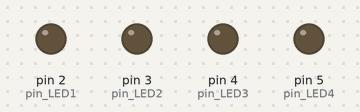
Bench run of a sketch on a simulated Arduino Uno, built with avr-gcc and run on an emulated ATmega328P. Parts: output pins drawn as LEDs (lit = HIGH).

Above: at 0.1 s.
At 4.1 s:
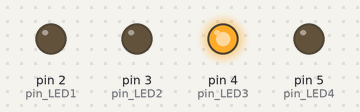
At 8.1 s:
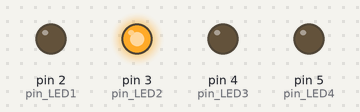
At 18.1 s:
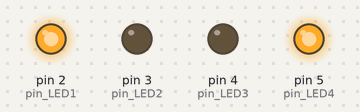
At 28.1 s:
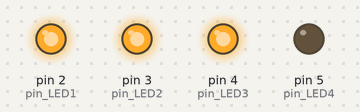
At 38.1 s:
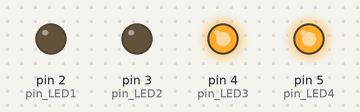
Timing chart, 0 to 39.6 s (numbered marks = the images above):
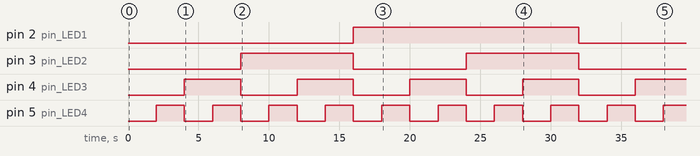

Measured:
- by itself, pin 2 (pin_LED1): LOW → HIGH at 16.0 s, → LOW 16.0 s later
- by itself, pin 3 (pin_LED2): alternates HIGH for 8.0 s and LOW for 8.0 s
- by itself, pin 4 (pin_LED3): alternates HIGH for 4.0 s and LOW for 4.0 s
- by itself, pin 5 (pin_LED4): alternates HIGH for 2.0 s and LOW for 2.0 s

The sketch:

Tutorial_6.ino
```cpp
// C++ code
//

int pin_LED1 = 2;
int pin_LED2 = 3;
int pin_LED3 = 4;
int pin_LED4=  5;
int slow = 2000;

void setup()
{
  pinMode(pin_LED1, OUTPUT);
  pinMode(pin_LED2, OUTPUT);
  pinMode(pin_LED3, OUTPUT);
  pinMode(pin_LED4, OUTPUT);
}

void loop()
{
  // Output = 0
  digitalWrite(pin_LED1,LOW);
  digitalWrite(pin_LED2,LOW);
  digitalWrite(pin_LED3,LOW);
  digitalWrite(pin_LED4,LOW);
  delay(slow);

  // Output = 1
  digitalWrite(pin_LED1,LOW);
  digitalWrite(pin_LED2,LOW);
  digitalWrite(pin_LED3,LOW);
  digitalWrite(pin_LED4,HIGH);
  delay(slow);

  // Output = 2
  digitalWrite(pin_LED1,LOW);
  digitalWrite(pin_LED2,LOW);
  digitalWrite(pin_LED3,HIGH);
  digitalWrite(pin_LED4,LOW);
  delay(slow);

  // Output = 3
  digitalWrite(pin_LED1,LOW);
  digitalWrite(pin_LED2,LOW);
  digitalWrite(pin_LED3,HIGH);
  digitalWrite(pin_LED4,HIGH);
  delay(slow);

  // Output = 4
  digitalWrite(pin_LED1,LOW);
  digitalWrite(pin_LED2,HIGH);
  digitalWrite(pin_LED3,LOW);
  digitalWrite(pin_LED4,LOW);
  delay(slow);

  // Output = 5
  digitalWrite(pin_LED1,LOW);
  digitalWrite(pin_LED2,HIGH);
  digitalWrite(pin_LED3,LOW);
  digitalWrite(pin_LED4,HIGH);
  delay(slow);

  // Output = 6
  digitalWrite(pin_LED1,LOW);
  digitalWrite(pin_LED2,HIGH);
  digitalWrite(pin_LED3,HIGH);
  digitalWrite(pin_LED4,LOW);
  delay(slow);

  // Output = 7
  digitalWrite(pin_LED1,LOW);
  digitalWrite(pin_LED2,HIGH);
  digitalWrite(pin_LED3,HIGH);
  digitalWrite(pin_LED4,HIGH);
  delay(slow);

  // Output = 8
  digitalWrite(pin_LED1,HIGH);
  digitalWrite(pin_LED2,LOW);
  digitalWrite(pin_LED3,LOW);
  digitalWrite(pin_LED4,LOW);
  delay(slow);

  // Output = 9
  digitalWrite(pin_LED1,HIGH);
  digitalWrite(pin_LED2,LOW);
  digitalWrite(pin_LED3,LOW);
  digitalWrite(pin_LED4,HIGH);
  delay(slow);

  // Output = 10
  digitalWrite(pin_LED1,HIGH);
  digitalWrite(pin_LED2,LOW);
  digitalWrite(pin_LED3,HIGH);
  digitalWrite(pin_LED4,LOW);
  delay(slow);

  // Output = 11
  digitalWrite(pin_LED1,HIGH);
  digitalWrite(pin_LED2,LOW);
  digitalWrite(pin_LED3,HIGH);
  digitalWrite(pin_LED4,HIGH);
  delay(slow);

  // Output = 12
  digitalWrite(pin_LED1,HIGH);
  digitalWrite(pin_LED2,HIGH);
  digitalWrite(pin_LED3,LOW);
  digitalWrite(pin_LED4,LOW);
  delay(slow);

  // Output = 13
  digitalWrite(pin_LED1,HIGH);
  digitalWrite(pin_LED2,HIGH);
  digitalWrite(pin_LED3,LOW);
  digitalWrite(pin_LED4,HIGH);
  delay(slow);

  // Output = 14
  digitalWrite(pin_LED1,HIGH);
  digitalWrite(pin_LED2,HIGH);
  digitalWrite(pin_LED3,HIGH);
  digitalWrite(pin_LED4,LOW);
  delay(slow);

  // Output = 15
  digitalWrite(pin_LED1,HIGH);
  digitalWrite(pin_LED2,HIGH);
  digitalWrite(pin_LED3,HIGH);
  digitalWrite(pin_LED4,HIGH);
  delay(slow);
}
```
